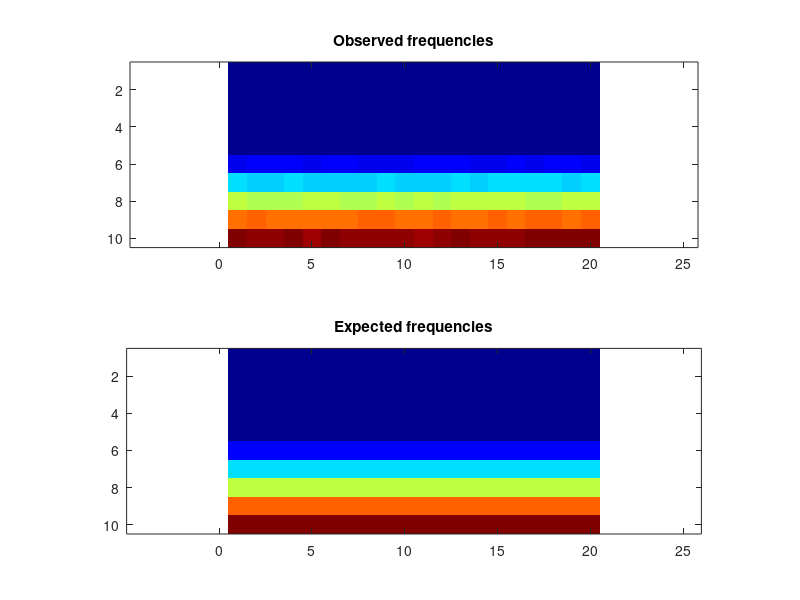

MATLAB code to generate this figure:
obsFrequencies = [ 0, 0, 0, 0, 0, 0, 0, 0, 0, 0, 0, 0, 0, 0, 0, 0, 0, 0, 0, 0; 0, 0, 0, 0, 0, 0, 0, 0, 0, 0, 0, 0, 0, 0, 0, 0, 0, 0, 0, 0; 0, 0, 0, 0, 0, 0, 0, 0, 0, 0, 0, 0, 0, 0, 0, 0, 0, 0, 0, 0; 0, 0, 0, 0, 0, 0, 0, 0, 0, 0, 0, 0, 0, 0, 0, 0, 0, 0, 0, 0; 0, 0, 0, 0, 0, 0, 0, 0, 0, 0, 0, 0, 0, 0, 0, 0, 0, 0, 0, 0; 1901, 2019, 2007, 2062, 1978, 2004, 2048, 1989, 1997, 1967, 2079, 2078, 2016, 1966, 1958, 2018, 2001, 2034, 2042, 1971; 6024, 5962, 6008, 6072, 5980, 5942, 5931, 5948, 6039, 5979, 5975, 5891, 6044, 5887, 6047, 6041, 6035, 6070, 5910, 6065; 10111, 9787, 9987, 9804, 10028, 10033, 9791, 9829, 10019, 9939, 10119, 9983, 10186, 10074, 10153, 10092, 9993, 9960, 10045, 10126; 13868, 14148, 14016, 13919, 13771, 13970, 14006, 14037, 14146, 13840, 14000, 14035, 13887, 13963, 14073, 14015, 14231, 14038, 13786, 14172; 18105, 18007, 17962, 18214, 17640, 18055, 17894, 17798, 17926, 17934, 17710, 17901, 18085, 17940, 18011, 17934, 18140, 18237, 18317, 18225 ];
expFrequencies = [ 0, 0, 0, 0, 0, 0, 0, 0, 0, 0, 0, 0, 0, 0, 0, 0, 0, 0, 0, 0; 0, 0, 0, 0, 0, 0, 0, 0, 0, 0, 0, 0, 0, 0, 0, 0, 0, 0, 0, 0; 0, 0, 0, 0, 0, 0, 0, 0, 0, 0, 0, 0, 0, 0, 0, 0, 0, 0, 0, 0; 0, 0, 0, 0, 0, 0, 0, 0, 0, 0, 0, 0, 0, 0, 0, 0, 0, 0, 0, 0; 0, 0, 0, 0, 0, 0, 0, 0, 0, 0, 0, 0, 0, 0, 0, 0, 0, 0, 0, 0; 2000, 2000, 2000, 2000, 2000, 2000, 2000, 2000, 2000, 2000, 2000, 2000, 2000, 2000, 2000, 2000, 2000, 2000, 2000, 2000; 6000, 6000, 6000, 6000, 6000, 6000, 6000, 6000, 6000, 6000, 6000, 6000, 6000, 6000, 5999.99, 6000, 6000, 5999.99, 6000, 6000; 10000, 10000, 10000, 10000, 10000, 10000, 10000, 10000, 10000, 10000, 10000, 10000, 10000, 10000, 9999.99, 10000, 10000, 9999.99, 10000, 10000; 14000, 14000, 14000, 14000, 14000, 14000, 14000, 14000, 14000, 14000, 14000, 14000, 14000, 14000, 14000, 14000, 14000, 14000, 14000, 14000; 18000, 18000, 18000, 18000, 18000, 18000, 18000, 18000, 18000, 18000, 18000, 18000, 18000, 18000, 18000, 18000, 18000, 18000, 18000, 18000 ];
colormap(jet);
clf; subplot(2,1,1);
imagesc(obsFrequencies);
title('Observed frequencies');
axis equal;
subplot(2,1,2);
imagesc(expFrequencies);
axis equal;
title('Expected frequencies');
